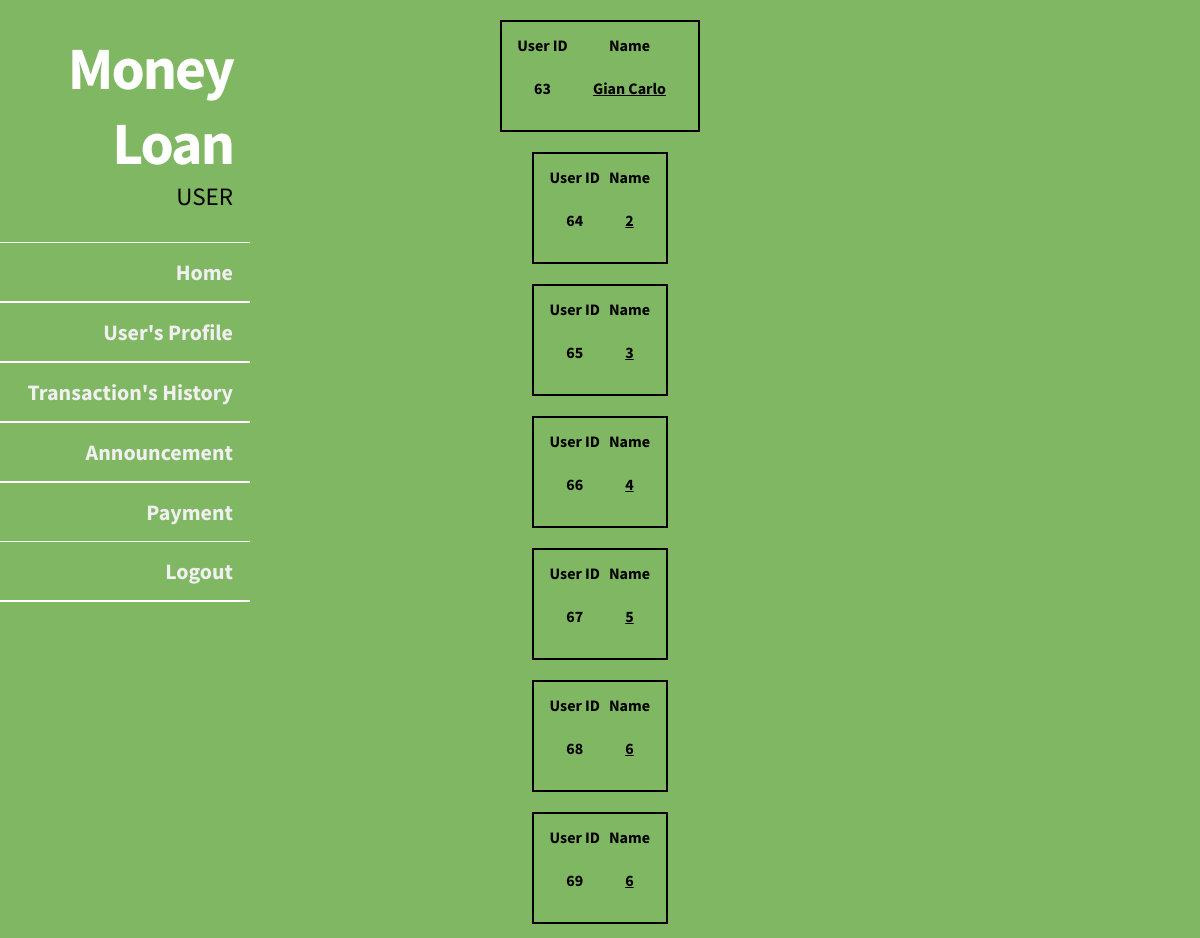
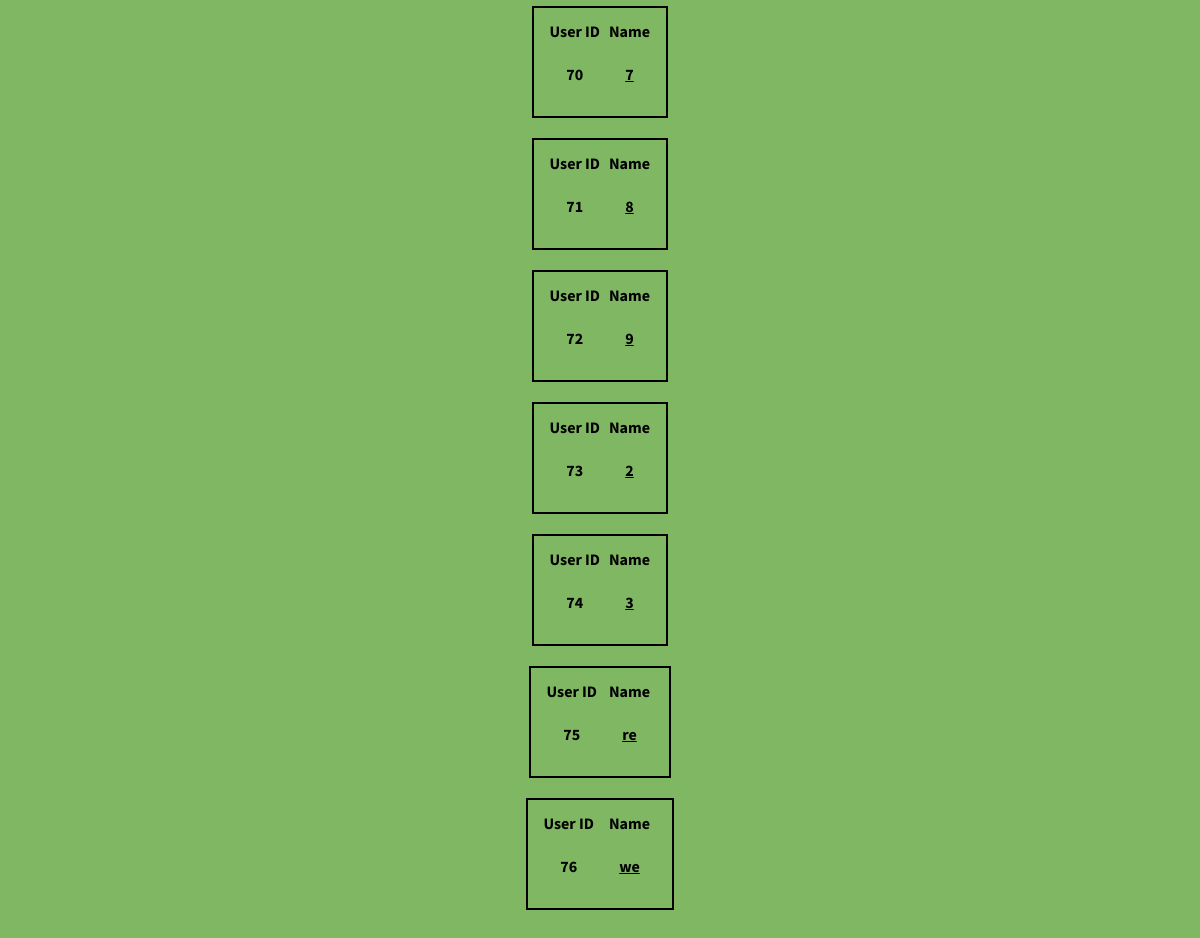
/moneyloan/biana/admin_prof.php (signed in), run on the app's committed database (2 pictures, top to bottom).
### tables this page shows
CREATE TABLE `credentials` (
  `User_ID` int(250) NOT NULL,
  `First_Name` varchar(250) NOT NULL,
  `Middle_Name` varchar(250) NOT NULL,
  `Last_Name` varchar(250) NOT NULL,
  `Birthday` varchar(30) NOT NULL,
  `Age` varchar(250) NOT NULL,
  `Occupation` varchar(250) NOT NULL,
  `Company_Address` varchar(250) NOT NULL,
  `Salary` varchar(250) NOT NULL
);

### moneyloan/biana/admin_prof.php (the view, shortened to what this page needs)
<body ><center>
<?php
echo "<center>";
include 'admin_header.php';
$servername = "localhost";
$username = "root";
$password = "";
try {
    $conn = new PDO("mysql:host=$servername;dbname=db_moneyloan", $username, $password);
    $conn->setAttribute(PDO::ATTR_ERRMODE, PDO::ERRMODE_EXCEPTION);
echo "<center>";
$stmt = $conn->query("SELECT * FROM credentials");
while ($row = $stmt->fetch(PDO::FETCH_NUM)) {
    echo "<table style='border: solid 2px black;text-align:center;padding:10px;'>
    <tr style='padding:1px;'>
<th style='padding:1px;'>User ID</th>
<th style='padding:1px;'>Name</th>
</tr>";
    echo "<th style='padding:20px;'>$row[0]</th><br>
<th style='padding:20px;'><a href='admin_edit.php?id=$row[0]'>$row[1]</a></th>";
}
}
catch(PDOException $e) {
    echo "Error: " . $e->getMessage();
}
echo "</table><br><br><br><br><br>";
?>

### moneyloan/biana/admin_header.php (shortened to what this page needs)
<!doctype html>
<html>
<head>
<link rel="stylesheet" href="styles.css" type="text/css" />
</head>
<body>
		<section id="body" class="width">
			<aside id="sidebar" class="column-left">
			<header>
				<h1 style="font-size: 40px;"><a href="admin_index.php">Money Loan</a></h1>
				<h2 style="font-size: 25px;color: black;">
					<?php
						echo strtoupper($_SESSION['role']);
					?>
				</h2>
			</header>
			<nav id="mainnav">
  				<ul>
                            		<li class="home1" ><a href="admin_index.php">Home</a></li>
                           		 <li class="profile1"><a  href="admin_prof.php">User's Profile</a></li>
                           		 <li class="history"><a href="admin_trans.php">Transaction's History</a></li>
                            		<li  class="loanhistory1"><a href="admin_ann.php">Announcement</a></li>
                            		<li class="logout"><?php
$servername = "localhost";
          $username = "root";
          $password = "";
						$conn = new PDO("mysql:host=$servername;dbname=db_moneyloan", $username, $password);
    $conn->setAttribute(PDO::ATTR_ERRMODE, PDO::ERRMODE_EXCEPTION);
echo "<center>";
$User_ID = $_SESSION['User_ID'];
$stmt = $conn->query("SELECT * FROM login WHERE User_ID = $User_ID");
while ($row = $stmt->fetch(PDO::FETCH_NUM)) {
    echo "<a href='admin_payment_edit.php?id=$User_ID'>Payment</a>";
}
					?>
                            		<li class="logout1"><a href="logout.php">Logout</a></li>
                        	</ul>
			</nav>
			</aside>

### moneyloan/biana/styles.css (style rules this page uses)
body { margin:0px auto; padding:0; background: #80B763; font-family: "Source Sans Pro","sans-serif"; font-size: 1.0em; }
* { margin:0; padding:0; }
a { color:black; }
ul, ol { margin:0 0 35px 35px; }
li { padding-bottom:5px; }
.width { width:auto; margin: 0 auto; }
header { padding:30px 17px 30px; margin:0 auto; }
header h1 { text-align: right; }
header h1 a, header h1 a:hover, header h1 a:visited { color: #fff; font-size: 1.5em; text-decoration: none; letter-spacing:-2px; }
header h2 { color:#C4DDB6; text-align: right; font-size: 0.8em; font-weight: normal; padding-bottom:0; letter-spacing:0; }
section#body { padding: 0; background: #80B763; }
li { font-size: 22px; }
.column-left { float:left; }
aside#sidebar { width:250px; position: fixed; }
nav#mainnav ul { padding: 0; margin: 0; list-style: none; }
nav#mainnav li { padding:0; border-bottom: 1px solid white; border-top: 1px solid white; }
nav#mainnav li a { color: #f0f0f0; display: block; padding: 15px 17px; text-align: right; font-weight: bold; text-decoration: none; }

### data on the page
credentials: User_ID "63", First_Name "Gian Carlo"
credentials: User_ID "64", First_Name "2"
credentials: User_ID "65", First_Name "3"
credentials: User_ID "66", First_Name "4"
credentials: User_ID "67", First_Name "5"
credentials: User_ID "68", First_Name "6"
credentials: User_ID "69", First_Name "6"
credentials: User_ID "70", First_Name "7"
credentials: User_ID "71", First_Name "8"
credentials: User_ID "72", First_Name "9"
credentials: User_ID "73", First_Name "2"
credentials: User_ID "74", First_Name "3"
credentials: User_ID "75", First_Name "re"
credentials: User_ID "76", First_Name "we"

### other printed values
$_SESSION['role'] "USER"
